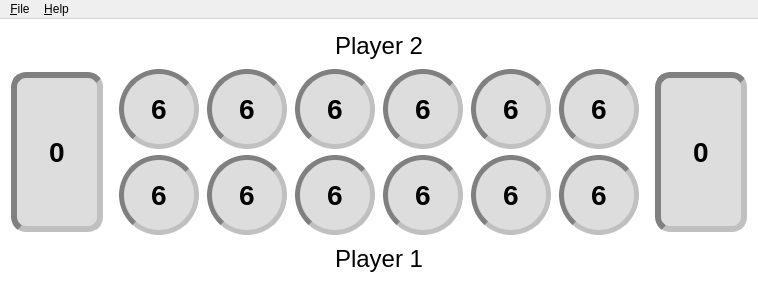
<?xml version="1.0" encoding="UTF-8"?>
<ui version="4.0">
 <class>MainWindow</class>
 <widget class="QMainWindow" name="MainWindow">
  <property name="geometry">
   <rect>
    <x>0</x>
    <y>0</y>
    <width>758</width>
    <height>285</height>
   </rect>
  </property>
  <property name="windowTitle">
   <string>pyKalah v0.0.1</string>
  </property>
  <widget class="QWidget" name="centralwidget">
   <property name="styleSheet">
    <string notr="true">background-color: white;</string>
   </property>
   <layout class="QHBoxLayout" name="horizontalLayout">
    <item>
     <layout class="QVBoxLayout" name="verticalLayout_7">
      <item>
       <layout class="QVBoxLayout" name="verticalLayout_10">
        <item>
         <widget class="QLabel" name="label_player_2_name">
          <property name="font">
           <font>
            <pointsize>18</pointsize>
           </font>
          </property>
          <property name="text">
           <string>Player 2</string>
          </property>
          <property name="alignment">
           <set>Qt::AlignCenter</set>
          </property>
         </widget>
        </item>
       </layout>
      </item>
      <item>
       <layout class="QHBoxLayout" name="horizontalLayout_3">
        <item>
         <widget class="QPushButton" name="pushButton_player_2_kalah">
          <property name="enabled">
           <bool>true</bool>
          </property>
          <property name="sizePolicy">
           <sizepolicy hsizetype="Fixed" vsizetype="Fixed">
            <horstretch>0</horstretch>
            <verstretch>0</verstretch>
           </sizepolicy>
          </property>
          <property name="minimumSize">
           <size>
            <width>100</width>
            <height>160</height>
           </size>
          </property>
          <property name="maximumSize">
           <size>
            <width>100</width>
            <height>160</height>
           </size>
          </property>
          <property name="font">
           <font>
            <pointsize>21</pointsize>
            <weight>75</weight>
            <bold>true</bold>
           </font>
          </property>
          <property name="focusPolicy">
           <enum>Qt::NoFocus</enum>
          </property>
          <property name="styleSheet">
           <string notr="true">margin-right: 8px;
border: 6px inset grey; 
border-radius: 15px;
background-color: #ddd;</string>
          </property>
          <property name="text">
           <string>0</string>
          </property>
         </widget>
        </item>
        <item>
         <layout class="QVBoxLayout" name="verticalLayout_6">
          <property name="spacing">
           <number>6</number>
          </property>
          <item>
           <widget class="QPushButton" name="pushButton_player_2_cup_6">
            <property name="sizePolicy">
             <sizepolicy hsizetype="Fixed" vsizetype="Fixed">
              <horstretch>0</horstretch>
              <verstretch>0</verstretch>
             </sizepolicy>
            </property>
            <property name="minimumSize">
             <size>
              <width>80</width>
              <height>80</height>
             </size>
            </property>
            <property name="maximumSize">
             <size>
              <width>80</width>
              <height>80</height>
             </size>
            </property>
            <property name="font">
             <font>
              <pointsize>21</pointsize>
              <weight>75</weight>
              <bold>true</bold>
             </font>
            </property>
            <property name="focusPolicy">
             <enum>Qt::NoFocus</enum>
            </property>
            <property name="styleSheet">
             <string notr="true">border: 5px inset grey;
border-radius: 40px;
background-color: #ddd;
</string>
            </property>
            <property name="text">
             <string>6</string>
            </property>
           </widget>
          </item>
          <item>
           <widget class="QPushButton" name="pushButton_player_1_cup_1">
            <property name="sizePolicy">
             <sizepolicy hsizetype="Fixed" vsizetype="Fixed">
              <horstretch>0</horstretch>
              <verstretch>0</verstretch>
             </sizepolicy>
            </property>
            <property name="minimumSize">
             <size>
              <width>80</width>
              <height>80</height>
             </size>
            </property>
            <property name="maximumSize">
             <size>
              <width>80</width>
              <height>80</height>
             </size>
            </property>
            <property name="font">
             <font>
              <pointsize>21</pointsize>
              <weight>75</weight>
              <bold>true</bold>
             </font>
            </property>
            <property name="focusPolicy">
             <enum>Qt::NoFocus</enum>
            </property>
            <property name="styleSheet">
             <string notr="true">border: 5px inset grey;
border-radius: 40px;
background-color: #ddd;
</string>
            </property>
            <property name="text">
             <string>6</string>
            </property>
           </widget>
          </item>
         </layout>
        </item>
        <item>
         <layout class="QVBoxLayout" name="verticalLayout_5">
          <property name="spacing">
           <number>6</number>
          </property>
          <item>
           <widget class="QPushButton" name="pushButton_player_2_cup_5">
            <property name="sizePolicy">
             <sizepolicy hsizetype="Fixed" vsizetype="Fixed">
              <horstretch>0</horstretch>
              <verstretch>0</verstretch>
             </sizepolicy>
            </property>
            <property name="minimumSize">
             <size>
              <width>80</width>
              <height>80</height>
             </size>
            </property>
            <property name="maximumSize">
             <size>
              <width>80</width>
              <height>80</height>
             </size>
            </property>
            <property name="font">
             <font>
              <pointsize>21</pointsize>
              <weight>75</weight>
              <bold>true</bold>
             </font>
            </property>
            <property name="focusPolicy">
             <enum>Qt::NoFocus</enum>
            </property>
            <property name="styleSheet">
             <string notr="true">border: 5px inset grey;
border-radius: 40px;
background-color: #ddd;
</string>
            </property>
            <property name="text">
             <string>6</string>
            </property>
           </widget>
          </item>
          <item>
           <widget class="QPushButton" name="pushButton_player_1_cup_2">
            <property name="sizePolicy">
             <sizepolicy hsizetype="Fixed" vsizetype="Fixed">
              <horstretch>0</horstretch>
              <verstretch>0</verstretch>
             </sizepolicy>
            </property>
            <property name="minimumSize">
             <size>
              <width>80</width>
              <height>80</height>
             </size>
            </property>
            <property name="maximumSize">
             <size>
              <width>80</width>
              <height>80</height>
             </size>
            </property>
            <property name="font">
             <font>
              <pointsize>21</pointsize>
              <weight>75</weight>
              <bold>true</bold>
             </font>
            </property>
            <property name="focusPolicy">
             <enum>Qt::NoFocus</enum>
            </property>
            <property name="styleSheet">
             <string notr="true">border: 5px inset grey;
border-radius: 40px;
background-color: #ddd;
</string>
            </property>
            <property name="text">
             <string>6</string>
            </property>
           </widget>
          </item>
         </layout>
        </item>
        <item>
         <layout class="QVBoxLayout" name="verticalLayout_2">
          <item>
           <widget class="QPushButton" name="pushButton_player_2_cup_1">
            <property name="sizePolicy">
             <sizepolicy hsizetype="Fixed" vsizetype="Fixed">
              <horstretch>0</horstretch>
              <verstretch>0</verstretch>
             </sizepolicy>
            </property>
            <property name="minimumSize">
             <size>
              <width>80</width>
              <height>80</height>
             </size>
            </property>
            <property name="maximumSize">
             <size>
              <width>80</width>
              <height>80</height>
             </size>
            </property>
            <property name="font">
             <font>
              <pointsize>21</pointsize>
              <weight>75</weight>
              <bold>true</bold>
             </font>
            </property>
            <property name="focusPolicy">
             <enum>Qt::NoFocus</enum>
            </property>
            <property name="styleSheet">
             <string notr="true">border: 5px inset grey;
border-radius: 40px;
background-color: #ddd;
</string>
            </property>
            <property name="text">
             <string>6</string>
            </property>
           </widget>
          </item>
          <item>
           <widget class="QPushButton" name="pushButton_player_1_cup_6">
            <property name="sizePolicy">
             <sizepolicy hsizetype="Fixed" vsizetype="Fixed">
              <horstretch>0</horstretch>
              <verstretch>0</verstretch>
             </sizepolicy>
            </property>
            <property name="minimumSize">
             <size>
              <width>80</width>
              <height>80</height>
             </size>
            </property>
            <property name="maximumSize">
             <size>
              <width>80</width>
              <height>80</height>
             </size>
            </property>
            <property name="font">
             <font>
              <pointsize>21</pointsize>
              <weight>75</weight>
              <bold>true</bold>
             </font>
            </property>
            <property name="focusPolicy">
             <enum>Qt::NoFocus</enum>
            </property>
            <property name="styleSheet">
             <string notr="true">border: 5px inset grey;
border-radius: 40px;
background-color: #ddd;
</string>
            </property>
            <property name="text">
             <string>6</string>
            </property>
           </widget>
          </item>
         </layout>
        </item>
        <item>
         <layout class="QVBoxLayout" name="verticalLayout_3">
          <item>
           <widget class="QPushButton" name="pushButton_player_2_cup_3">
            <property name="minimumSize">
             <size>
              <width>80</width>
              <height>80</height>
             </size>
            </property>
            <property name="maximumSize">
             <size>
              <width>80</width>
              <height>80</height>
             </size>
            </property>
            <property name="font">
             <font>
              <pointsize>21</pointsize>
              <weight>75</weight>
              <bold>true</bold>
             </font>
            </property>
            <property name="focusPolicy">
             <enum>Qt::NoFocus</enum>
            </property>
            <property name="styleSheet">
             <string notr="true">border: 5px inset grey;
border-radius: 40px;
background-color: #ddd;
</string>
            </property>
            <property name="text">
             <string>6</string>
            </property>
           </widget>
          </item>
          <item>
           <widget class="QPushButton" name="pushButton_player_1_cup_4">
            <property name="sizePolicy">
             <sizepolicy hsizetype="Fixed" vsizetype="Fixed">
              <horstretch>0</horstretch>
              <verstretch>0</verstretch>
             </sizepolicy>
            </property>
            <property name="minimumSize">
             <size>
              <width>80</width>
              <height>80</height>
             </size>
            </property>
            <property name="maximumSize">
             <size>
              <width>80</width>
              <height>80</height>
             </size>
            </property>
            <property name="font">
             <font>
              <pointsize>21</pointsize>
              <weight>75</weight>
              <bold>true</bold>
             </font>
            </property>
            <property name="focusPolicy">
             <enum>Qt::NoFocus</enum>
            </property>
            <property name="styleSheet">
             <string notr="true">border: 5px inset grey;
border-radius: 40px;
background-color: #ddd;
</string>
            </property>
            <property name="text">
             <string>6</string>
            </property>
           </widget>
          </item>
         </layout>
        </item>
        <item>
         <layout class="QVBoxLayout" name="verticalLayout">
          <item>
           <widget class="QPushButton" name="pushButton_player_2_cup_2">
            <property name="sizePolicy">
             <sizepolicy hsizetype="Fixed" vsizetype="Fixed">
              <horstretch>0</horstretch>
              <verstretch>0</verstretch>
             </sizepolicy>
            </property>
            <property name="minimumSize">
             <size>
              <width>80</width>
              <height>80</height>
             </size>
            </property>
            <property name="maximumSize">
             <size>
              <width>80</width>
              <height>80</height>
             </size>
            </property>
            <property name="font">
             <font>
              <pointsize>21</pointsize>
              <weight>75</weight>
              <bold>true</bold>
             </font>
            </property>
            <property name="focusPolicy">
             <enum>Qt::NoFocus</enum>
            </property>
            <property name="styleSheet">
             <string notr="true">border: 5px inset grey;
border-radius: 40px;
background-color: #ddd;
</string>
            </property>
            <property name="text">
             <string>6</string>
            </property>
           </widget>
          </item>
          <item>
           <widget class="QPushButton" name="pushButton_player_1_cup_5">
            <property name="sizePolicy">
             <sizepolicy hsizetype="Fixed" vsizetype="Fixed">
              <horstretch>0</horstretch>
              <verstretch>0</verstretch>
             </sizepolicy>
            </property>
            <property name="minimumSize">
             <size>
              <width>80</width>
              <height>80</height>
             </size>
            </property>
            <property name="maximumSize">
             <size>
              <width>80</width>
              <height>80</height>
             </size>
            </property>
            <property name="font">
             <font>
              <pointsize>21</pointsize>
              <weight>75</weight>
              <bold>true</bold>
             </font>
            </property>
            <property name="focusPolicy">
             <enum>Qt::NoFocus</enum>
            </property>
            <property name="styleSheet">
             <string notr="true">border: 5px inset grey;
border-radius: 40px;
background-color: #ddd;
</string>
            </property>
            <property name="text">
             <string>6</string>
            </property>
           </widget>
          </item>
         </layout>
        </item>
        <item>
         <layout class="QVBoxLayout" name="verticalLayout_4">
          <item>
           <widget class="QPushButton" name="pushButton_player_2_cup_4">
            <property name="sizePolicy">
             <sizepolicy hsizetype="Fixed" vsizetype="Fixed">
              <horstretch>0</horstretch>
              <verstretch>0</verstretch>
             </sizepolicy>
            </property>
            <property name="minimumSize">
             <size>
              <width>80</width>
              <height>80</height>
             </size>
            </property>
            <property name="maximumSize">
             <size>
              <width>80</width>
              <height>80</height>
             </size>
            </property>
            <property name="font">
             <font>
              <pointsize>21</pointsize>
              <weight>75</weight>
              <bold>true</bold>
             </font>
            </property>
            <property name="focusPolicy">
             <enum>Qt::NoFocus</enum>
            </property>
            <property name="styleSheet">
             <string notr="true">border: 5px inset grey;
border-radius: 40px;
background-color: #ddd;
</string>
            </property>
            <property name="text">
             <string>6</string>
            </property>
           </widget>
          </item>
          <item>
           <widget class="QPushButton" name="pushButton_player_1_cup_3">
            <property name="sizePolicy">
             <sizepolicy hsizetype="Fixed" vsizetype="Fixed">
              <horstretch>0</horstretch>
              <verstretch>0</verstretch>
             </sizepolicy>
            </property>
            <property name="minimumSize">
             <size>
              <width>80</width>
              <height>80</height>
             </size>
            </property>
            <property name="maximumSize">
             <size>
              <width>80</width>
              <height>80</height>
             </size>
            </property>
            <property name="font">
             <font>
              <pointsize>21</pointsize>
              <weight>75</weight>
              <bold>true</bold>
             </font>
            </property>
            <property name="focusPolicy">
             <enum>Qt::NoFocus</enum>
            </property>
            <property name="styleSheet">
             <string notr="true">border: 5px inset grey;
border-radius: 40px;
background-color: #ddd;
</string>
            </property>
            <property name="text">
             <string>6</string>
            </property>
           </widget>
          </item>
         </layout>
        </item>
        <item>
         <layout class="QVBoxLayout" name="verticalLayout_8">
          <item>
           <widget class="QPushButton" name="pushButton_player_1_kalah">
            <property name="enabled">
             <bool>true</bool>
            </property>
            <property name="sizePolicy">
             <sizepolicy hsizetype="Fixed" vsizetype="Fixed">
              <horstretch>0</horstretch>
              <verstretch>0</verstretch>
             </sizepolicy>
            </property>
            <property name="minimumSize">
             <size>
              <width>100</width>
              <height>160</height>
             </size>
            </property>
            <property name="maximumSize">
             <size>
              <width>100</width>
              <height>160</height>
             </size>
            </property>
            <property name="font">
             <font>
              <pointsize>21</pointsize>
              <weight>75</weight>
              <bold>true</bold>
             </font>
            </property>
            <property name="focusPolicy">
             <enum>Qt::NoFocus</enum>
            </property>
            <property name="styleSheet">
             <string notr="true">margin-left: 8px;
border: 6px inset grey; 
border-radius: 15px;
background-color: #ddd;</string>
            </property>
            <property name="text">
             <string>0</string>
            </property>
           </widget>
          </item>
         </layout>
        </item>
       </layout>
      </item>
      <item>
       <layout class="QVBoxLayout" name="verticalLayout_11">
        <item>
         <widget class="QLabel" name="label_player_1_name">
          <property name="font">
           <font>
            <pointsize>18</pointsize>
           </font>
          </property>
          <property name="text">
           <string>Player 1</string>
          </property>
          <property name="alignment">
           <set>Qt::AlignCenter</set>
          </property>
         </widget>
        </item>
       </layout>
      </item>
     </layout>
    </item>
   </layout>
  </widget>
  <widget class="QMenuBar" name="menubar">
   <property name="geometry">
    <rect>
     <x>0</x>
     <y>0</y>
     <width>758</width>
     <height>21</height>
    </rect>
   </property>
   <widget class="QMenu" name="menu_File">
    <property name="title">
     <string>&amp;File</string>
    </property>
    <addaction name="separator"/>
    <addaction name="action_Close"/>
   </widget>
   <widget class="QMenu" name="menu_Help">
    <property name="title">
     <string>&amp;Help</string>
    </property>
    <addaction name="action_About_Qt"/>
   </widget>
   <addaction name="menu_File"/>
   <addaction name="menu_Help"/>
  </widget>
  <action name="action_Close">
   <property name="text">
    <string>&amp;Close</string>
   </property>
  </action>
  <action name="action_About_Qt">
   <property name="text">
    <string>&amp;About Qt</string>
   </property>
  </action>
 </widget>
 <resources/>
 <connections>
  <connection>
   <sender>action_Close</sender>
   <signal>triggered()</signal>
   <receiver>MainWindow</receiver>
   <slot>close()</slot>
   <hints>
    <hint type="sourcelabel">
     <x>-1</x>
     <y>-1</y>
    </hint>
    <hint type="destinationlabel">
     <x>378</x>
     <y>142</y>
    </hint>
   </hints>
  </connection>
 </connections>
</ui>
